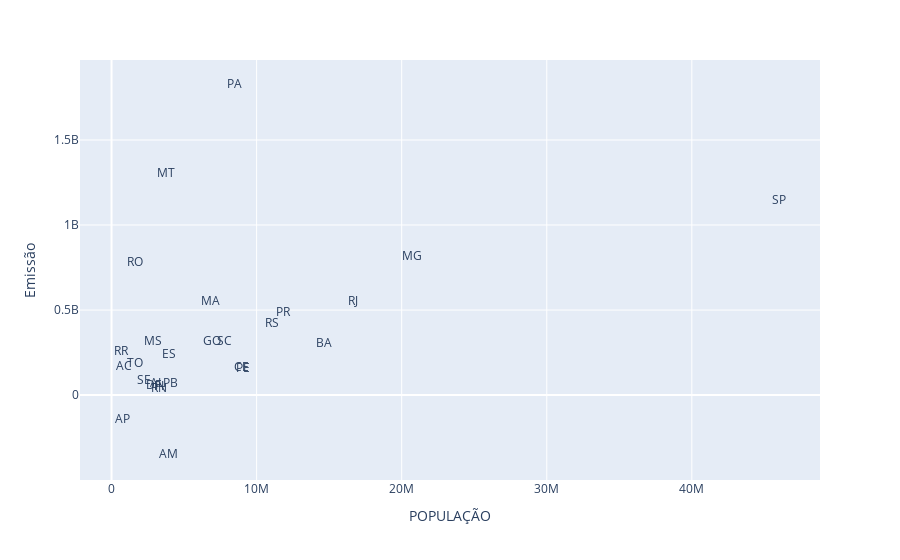

Notebook code cell kept with this figure:
### Code cell
px.scatter(data_frame= dados_agrupados, x= 'POPULAÇÃO', y= 'Emissão', text = 'Estado', opacity= 0)

### Figure 1 — Plotly figure (JSON) as saved in the notebook; plotly's stock layout.template omitted (floating-point values rounded to 4 significant figures)
{"data": [{"hovertemplate": "POPULAÇÃO=%{x}<br>Emissão=%{y}<br>Estado=%{text}<extra></extra>", "legendgroup": "", "marker": {"color": "#636efa", "opacity": 0, "symbol": "circle"}, "mode": "markers+text", "name": "", "orientation": "v", "showlegend": false, "text": ["AC", "AL", "AM", "AP", "BA", "CE", "DF", "ES", "GO", "MA", "MG", "MS", "MT", "PA", "PB", "PE", "PI", "PR", "RJ", "RN", "RO", "RR", "RS", "SC", "SE", "SP", "TO"], "type": "scatter", "x": [829780, 3125254, 3952262, 774268, 14659023, 8936431, 2923369, 3975100, 6950976, 6800605, 20732660, 2833742, 3784239, 8442962, 4030961, 9051113, 3270174, 11835379, 16615526, 3303953, 1616379, 634805, 11088065, 7762154, 2211868, 46024937, 1584306], "xaxis": "x", "y": [164800000.0, 63970000.0, -353600000.0, -146400000.0, 300500000.0, 157500000.0, 53040000.0, 237300000.0, 313800000.0, 549200000.0, 810000000.0, 313200000.0, 1299000000.0, 1825000000.0, 64350000.0, 156200000.0, 48250000.0, 482000000.0, 546200000.0, 35430000.0, 778100000.0, 255400000.0, 418500000.0, 313300000.0, 83030000.0, 1139000000.0, 180300000.0], "yaxis": "y"}], "layout": {"legend": {"tracegroupgap": 0}, "margin": {"t": 60}, "xaxis": {"anchor": "y", "domain": [0, 1], "title": {"text": "POPULAÇÃO"}}, "yaxis": {"anchor": "x", "domain": [0, 1], "title": {"text": "Emissão"}}}}
